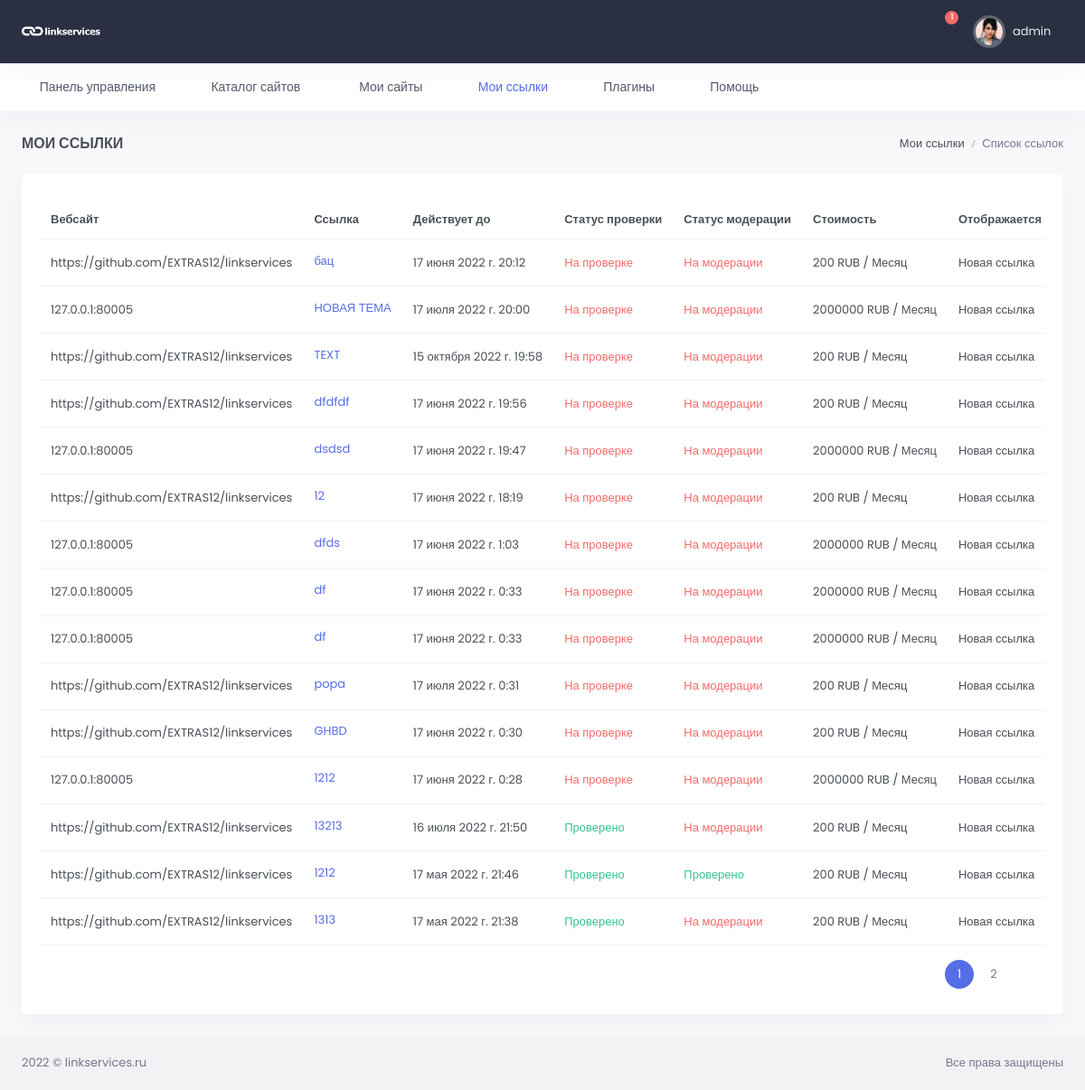
The page /my-links/ (signed in) on the database as committed earlier.
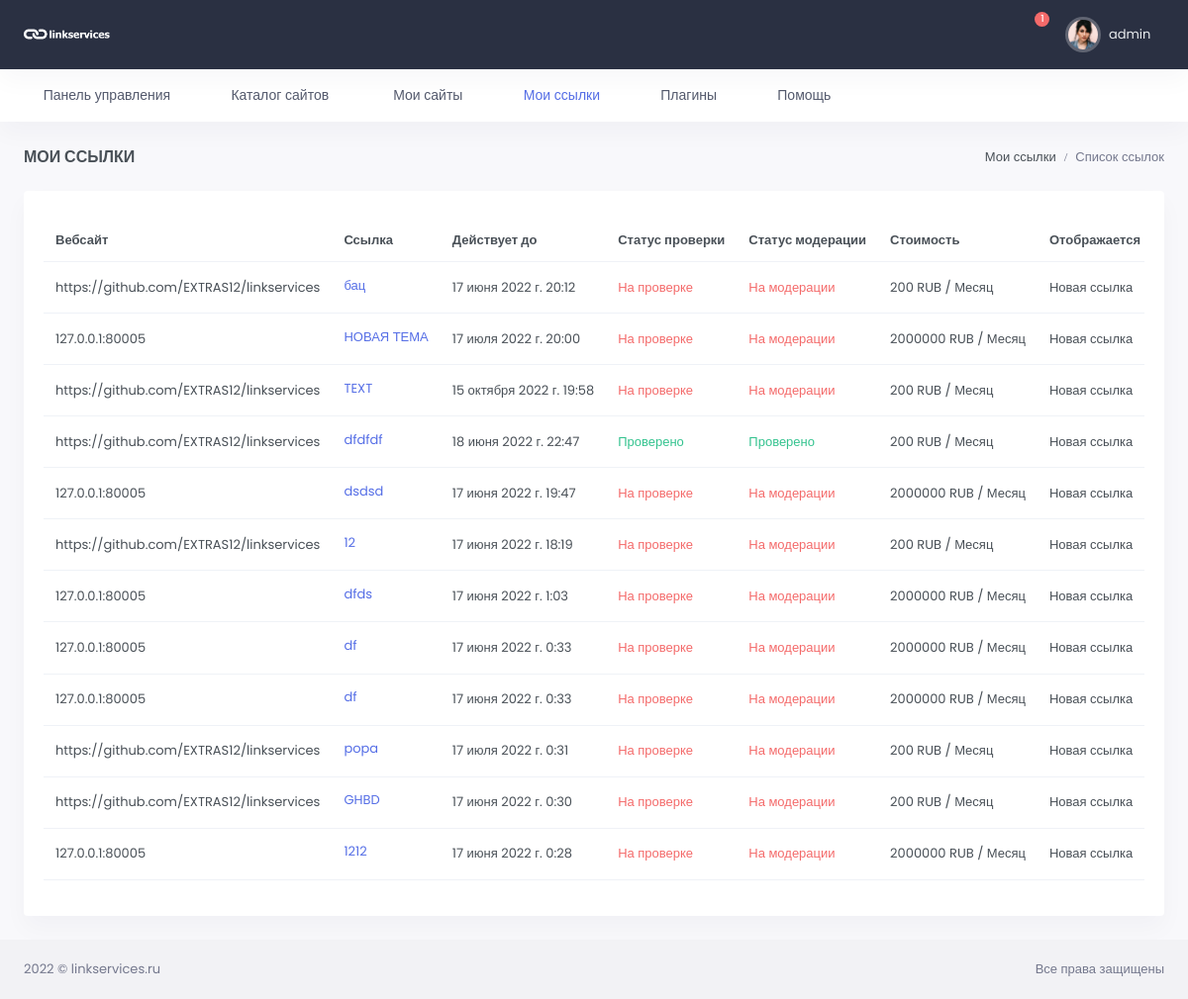
The same page on the database as committed later.
### link_app/models.py (models this page shows, shortened)
class Link(models.Model):
    url = models.ForeignKey(WebSite, on_delete=models.CASCADE, verbose_name='url сайта')
    link = models.TextField(verbose_name="Ссылка")
    status_verify = models.ForeignKey(VerifyStatus, on_delete=models.CASCADE,
                                      verbose_name='Статус проверки', blank=True, null=True)
    moderation = models.ForeignKey(Moderation, on_delete=models.CASCADE,
                                   verbose_name='Статус модерации', blank=True, null=True)
    valid_date = models.DateTimeField(auto_now_add=False, verbose_name='В работе до', blank=True)
    created = models.DateTimeField(auto_now_add=True, verbose_name='Добавлено')
    update = models.DateTimeField(auto_now=True, verbose_name='Изменено')
    user_email = models.ForeignKey(Profile, related_name='user_link', on_delete=models.CASCADE,
                                   max_length=100, blank=True, null=True, verbose_name='email заказчика')
    price_per_item = models.IntegerField(default=0, verbose_name='Цена за 1 месяц')
    total_price = models.IntegerField(default=0, verbose_name='Общая стоимость')
    count_month = models.IntegerField(default=1, verbose_name='Количество месяцев')
    class Meta:
        verbose_name = 'Ссылка'
        verbose_name_plural = 'Ссылки'
        ordering = ('-created',)

### site_app/models.py (models this page shows, shortened)
class WebSite(models.Model):
    url = models.CharField(max_length=255, verbose_name='url сайта')
    user_email = models.ForeignKey(Profile, related_name='user_website', on_delete=models.CASCADE,
                                   max_length=100, blank=True, null=True, verbose_name='email заказчика')
    category = models.ForeignKey(Category, on_delete=models.CASCADE, verbose_name='Тематика')
    price = models.IntegerField(verbose_name='Цена')
    status = models.ForeignKey(Status, verbose_name='Статус', on_delete=models.CASCADE, blank=True, null=True)
    total_link = models.IntegerField(verbose_name='Всего ссылок', blank=True, null=True)
    sold_link = models.IntegerField(verbose_name='Продано ссылок', blank=True, null=True)
    yandex_x = models.IntegerField(verbose_name='Яндекс Икс', blank=True, null=True)
    yandex_stat = models.CharField(max_length=255, verbose_name='Яндекс статистика')
    password_yandex = models.CharField(max_length=250, verbose_name='Пароль от статистики', blank=True, null=True)
    created = models.DateTimeField(auto_now_add=True, verbose_name='Добавлено')
    update = models.DateTimeField(auto_now=True, verbose_name='Изменено')
    def __str__(self):
        return self.url
    class Meta:
        verbose_name = 'Сайт'
        verbose_name_plural = 'Сайты'
        ordering = ('-created',)

### link_app/views.py (the view)
# urls.py: path('', MyLinks.as_view(), name='my-links'),
class MyLinks(LoginRequiredMixin, ListView):
    model = Link
    template_name = 'link_app/mylinks.html'
    context_object_name = 'link'
    paginate_by = 15
    def get_queryset(self):
        return Link.objects.filter(user_email=self.request.user.profile).select_related()

### link_app/templates/link_app/mylinks.html (shortened to what this page needs)
{% extends 'base.html' %}
{% load static %}
{% block content %}
<div id="layout-wrapper">
<div class="main-content">
    <div class="page-content">
        <div class="container-fluid">
            <div class="row">
                <div class="col-12">
                    <div class="page-title-box d-sm-flex align-items-center justify-content-between">
                        <h4 class="mb-sm-0 font-size-18">Мои ссылки</h4>
                        <div class="page-title-right">
                            <ol class="breadcrumb m-0">
                                <li class="breadcrumb-item"><a href="javascript: void(0);">Мои ссылки</a></li>
                                <li class="breadcrumb-item active">Список ссылок</li>
                            </ol>
                        </div>
                    </div>
                </div>
            </div>
            <div class="row">
                <div class="col-12">
                    <div class="card">
                        <div class="card-body">
                            <div class="table-responsive">
                                <table class="table align-middle table-nowrap">
                                    <thead>
                                    <tr>
                                        <th>Вебсайт</th>
                                        <th>Ссылка</th>
                                        <th>Действует до</th>
                                        <th>Статус проверки</th>
                                        <th>Статус модерации</th>
                                        <th>Стоимость</th>
                                        <th>Отображается</th>
                                    </tr>
                                    </thead>
                                    <tbody>
                                    {% for item in link %}
                                        {% include 'link_app/partials/itemlink.html' %}
                                    {% endfor %}
                                    </tbody>
                                </table>
                            </div>
                          {% include 'inc/_pagination.html' %}
                        </div>
                    </div>
                </div>
            </div>
        </div>
    </div>
</div>
</div>
{% endblock %}

### link_app/templates/link_app/partials/itemlink.html (shortened to what this page needs)
<tr>
    <td>{{ item.url }}</td>
    <td>
        <p class="mb-1"><a href="#" target="_blank"
                           style="text-decoration: underline;">{{ item.link|safe }}</a></p>
    </td>
    <td>{{ item.valid_date }}</td>
    {% if item.status_verify.name == 'Опубликовано' %}
    <td><span class="text-success">Проверено</span></td>
    {% else %}
    <td><span class="text-danger">На проверке</span></td>
    {% endif %}
        {% if item.moderation.name == 'Проверено' %}
    <td><span class="text-success">Проверено</span></td>
    {% else %}
    <td><span class="text-danger">На модерации</span></td>
    {% endif %}
    <td>{{ item.url.price }}  RUB / Месяц</td>
    <td>Новая ссылка</td>
</tr>

Rows that differ between the two databases and show on the page:
removed Link: url "https://github.com/EXTRAS12/linkservices", link "13213", valid_date "16 июля 2022 г. 21:50", shows "Проверено", shows "На модерации", url.price "200"
removed Link: url "https://github.com/EXTRAS12/linkservices", link "1212", valid_date "17 мая 2022 г. 21:46", shows "Проверено", url.price "200"
removed Link: url "https://github.com/EXTRAS12/linkservices", link "1313", valid_date "17 мая 2022 г. 21:38", shows "Проверено", shows "На модерации", url.price "200"
changed Link "dfdfdf": valid_date "17 июня 2022 г. 19:56" → "18 июня 2022 г. 22:47"; status_verify_id "На проверке" → "Проверено"; moderation_id "На модерации" → "Проверено"
Other text that changed with them:
list line gone: "1"
list line gone: "2"
